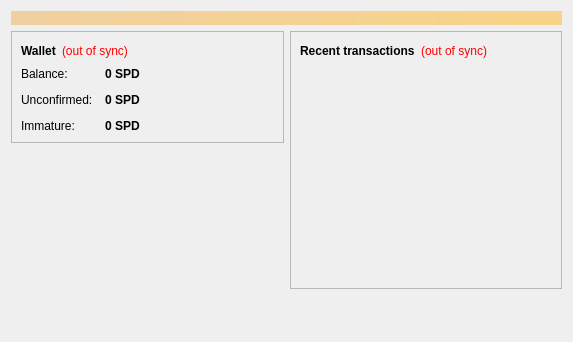
<?xml version="1.0" encoding="UTF-8"?>
<ui version="4.0">
 <class>OverviewPage</class>
 <widget class="QWidget" name="OverviewPage">
  <property name="geometry">
   <rect>
    <x>0</x>
    <y>0</y>
    <width>573</width>
    <height>342</height>
   </rect>
  </property>
  <property name="windowTitle">
   <string>Form</string>
  </property>
  <layout class="QVBoxLayout" name="topLayout">
   <item>
    <widget class="QLabel" name="labelAlerts">
     <property name="visible">
      <bool>false</bool>
     </property>
     <property name="styleSheet">
      <string notr="true">background-color: qlineargradient(x1: 0, y1: 0, x2: 1, y2: 0, stop:0 #F0D0A0, stop:1 #F8D488); color:#000000;</string>
     </property>
     <property name="wordWrap">
      <bool>true</bool>
     </property>
     <property name="margin">
      <number>3</number>
     </property>
    </widget>
   </item>
   <item>
    <layout class="QHBoxLayout" name="horizontalLayout" stretch="1,1">
     <item>
      <layout class="QVBoxLayout" name="verticalLayout_2">
       <item>
        <widget class="QFrame" name="frame">
         <property name="frameShape">
          <enum>QFrame::StyledPanel</enum>
         </property>
         <property name="frameShadow">
          <enum>QFrame::Raised</enum>
         </property>
         <layout class="QVBoxLayout" name="verticalLayout_4">
          <item>
           <layout class="QHBoxLayout" name="horizontalLayout_4">
            <item>
             <widget class="QLabel" name="label_5">
              <property name="font">
               <font>
                <weight>75</weight>
                <bold>true</bold>
               </font>
              </property>
              <property name="text">
               <string>Wallet</string>
              </property>
             </widget>
            </item>
            <item>
             <widget class="QLabel" name="labelWalletStatus">
              <property name="toolTip">
               <string>The displayed information may be out of date. Your wallet automatically synchronizes with the Speedcoin network after a connection is established, but this process has not completed yet.</string>
              </property>
              <property name="styleSheet">
               <string notr="true">QLabel { color: red; }</string>
              </property>
              <property name="text">
               <string notr="true">(out of sync)</string>
              </property>
              <property name="alignment">
               <set>Qt::AlignLeading|Qt::AlignLeft|Qt::AlignVCenter</set>
              </property>
             </widget>
            </item>
            <item>
             <spacer name="horizontalSpacer_2">
              <property name="orientation">
               <enum>Qt::Horizontal</enum>
              </property>
              <property name="sizeHint" stdset="0">
               <size>
                <width>40</width>
                <height>20</height>
               </size>
              </property>
             </spacer>
            </item>
           </layout>
          </item>
          <item>
           <layout class="QFormLayout" name="formLayout_2">
            <property name="fieldGrowthPolicy">
             <enum>QFormLayout::AllNonFixedFieldsGrow</enum>
            </property>
            <property name="horizontalSpacing">
             <number>12</number>
            </property>
            <property name="verticalSpacing">
             <number>12</number>
            </property>
            <item row="0" column="0">
             <widget class="QLabel" name="label">
              <property name="text">
               <string>Balance:</string>
              </property>
             </widget>
            </item>
            <item row="0" column="1">
             <widget class="QLabel" name="labelBalance">
              <property name="font">
               <font>
                <weight>75</weight>
                <bold>true</bold>
               </font>
              </property>
              <property name="cursor">
               <cursorShape>IBeamCursor</cursorShape>
              </property>
              <property name="toolTip">
               <string>Your current balance</string>
              </property>
              <property name="text">
               <string notr="true">0 SPD</string>
              </property>
              <property name="textInteractionFlags">
               <set>Qt::LinksAccessibleByMouse|Qt::TextSelectableByKeyboard|Qt::TextSelectableByMouse</set>
              </property>
             </widget>
            </item>
            <item row="1" column="0">
             <widget class="QLabel" name="label_3">
              <property name="text">
               <string>Unconfirmed:</string>
              </property>
             </widget>
            </item>
            <item row="1" column="1">
             <widget class="QLabel" name="labelUnconfirmed">
              <property name="font">
               <font>
                <weight>75</weight>
                <bold>true</bold>
               </font>
              </property>
              <property name="cursor">
               <cursorShape>IBeamCursor</cursorShape>
              </property>
              <property name="toolTip">
               <string>Total of transactions that have yet to be confirmed, and do not yet count toward the current balance</string>
              </property>
              <property name="text">
               <string notr="true">0 SPD</string>
              </property>
              <property name="textInteractionFlags">
               <set>Qt::LinksAccessibleByMouse|Qt::TextSelectableByKeyboard|Qt::TextSelectableByMouse</set>
              </property>
             </widget>
            </item>
            <item row="2" column="0">
             <widget class="QLabel" name="labelImmatureText">
              <property name="text">
               <string>Immature:</string>
              </property>
             </widget>
            </item>
            <item row="2" column="1">
             <widget class="QLabel" name="labelImmature">
              <property name="font">
               <font>
                <weight>75</weight>
                <bold>true</bold>
               </font>
              </property>
              <property name="toolTip">
               <string>Mined balance that has not yet matured</string>
              </property>
              <property name="text">
               <string notr="true">0 SPD</string>
              </property>
              <property name="textInteractionFlags">
               <set>Qt::LinksAccessibleByMouse|Qt::TextSelectableByKeyboard|Qt::TextSelectableByMouse</set>
              </property>
             </widget>
            </item>
           </layout>
          </item>
         </layout>
        </widget>
       </item>
       <item>
        <spacer name="verticalSpacer">
         <property name="orientation">
          <enum>Qt::Vertical</enum>
         </property>
         <property name="sizeHint" stdset="0">
          <size>
           <width>20</width>
           <height>40</height>
          </size>
         </property>
        </spacer>
       </item>
      </layout>
     </item>
     <item>
      <layout class="QVBoxLayout" name="verticalLayout_3">
       <item>
        <widget class="QFrame" name="frame_2">
         <property name="frameShape">
          <enum>QFrame::StyledPanel</enum>
         </property>
         <property name="frameShadow">
          <enum>QFrame::Raised</enum>
         </property>
         <layout class="QVBoxLayout" name="verticalLayout">
          <item>
           <layout class="QHBoxLayout" name="horizontalLayout_2">
            <item>
             <widget class="QLabel" name="label_4">
              <property name="text">
               <string>&lt;b&gt;Recent transactions&lt;/b&gt;</string>
              </property>
             </widget>
            </item>
            <item>
             <widget class="QLabel" name="labelTransactionsStatus">
              <property name="toolTip">
               <string>The displayed information may be out of date. Your wallet automatically synchronizes with the Speedcoin network after a connection is established, but this process has not completed yet.</string>
              </property>
              <property name="styleSheet">
               <string notr="true">QLabel { color: red; }</string>
              </property>
              <property name="text">
               <string notr="true">(out of sync)</string>
              </property>
              <property name="alignment">
               <set>Qt::AlignRight|Qt::AlignTrailing|Qt::AlignVCenter</set>
              </property>
             </widget>
            </item>
            <item>
             <spacer name="horizontalSpacer">
              <property name="orientation">
               <enum>Qt::Horizontal</enum>
              </property>
              <property name="sizeHint" stdset="0">
               <size>
                <width>40</width>
                <height>20</height>
               </size>
              </property>
             </spacer>
            </item>
           </layout>
          </item>
          <item>
           <widget class="QListView" name="listTransactions">
            <property name="styleSheet">
             <string notr="true">QListView { background: transparent; }</string>
            </property>
            <property name="frameShape">
             <enum>QFrame::NoFrame</enum>
            </property>
            <property name="verticalScrollBarPolicy">
             <enum>Qt::ScrollBarAlwaysOff</enum>
            </property>
            <property name="horizontalScrollBarPolicy">
             <enum>Qt::ScrollBarAlwaysOff</enum>
            </property>
            <property name="selectionMode">
             <enum>QAbstractItemView::NoSelection</enum>
            </property>
           </widget>
          </item>
          <item>
             <widget class="QLabel" name="label_42">
     		<property name="pixmap">
     		 <pixmap resource="../bitcoin.qrc">:/images/promotion_horizontal</pixmap>
     		</property>
    	     </widget>
   	    </item>
         </layout>
        </widget>
       </item>
       <item>
        <spacer name="verticalSpacer_2">
         <property name="orientation">
          <enum>Qt::Vertical</enum>
         </property>
         <property name="sizeHint" stdset="0">
          <size>
           <width>20</width>
           <height>40</height>
          </size>
         </property>
        </spacer>
       </item>
      </layout>
     </item>
    </layout>
   </item>
  </layout>
 </widget>
 <resources/>
 <connections/>
</ui>
